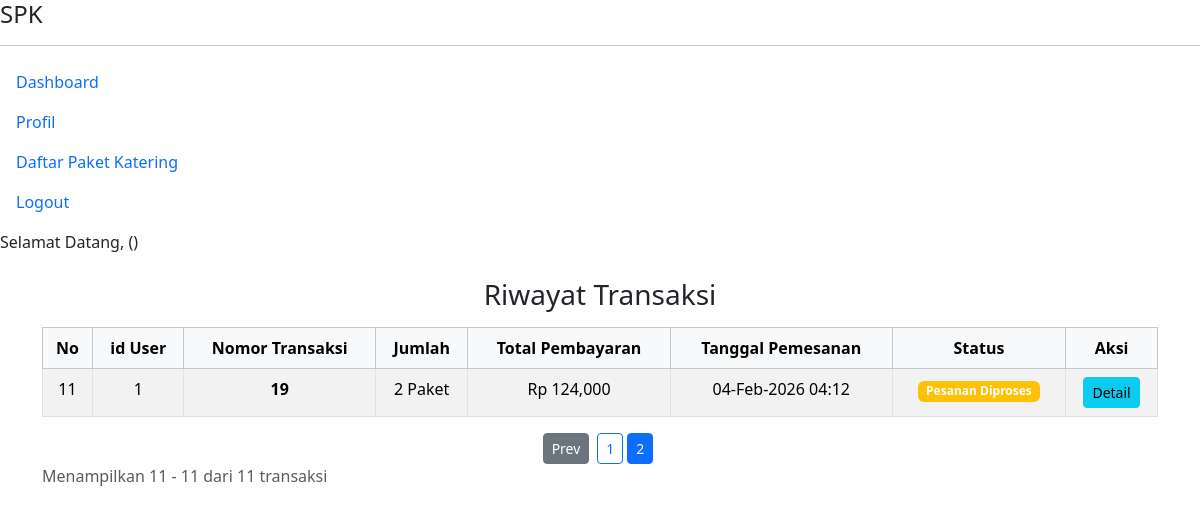
The app's page /pages/riwayat_pemesanan/riwayat_pemesanan_pemilik.php?page=riwayat_pemesanan_pemilik&p=2 with its own data.
### tables this page shows
CREATE TABLE `transaksi` (
  `id_transaksi` int(10) UNSIGNED NOT NULL,
  `id_user` int(11) NOT NULL,
  `total` decimal(12,2) NOT NULL,
  `tanggal` datetime NOT NULL,
  `status` enum('success','progress','pending','cancel') NOT NULL DEFAULT 'pending'
);

### pages/riwayat_pemesanan/riwayat_pemesanan_pemilik.php (the view, shortened to what this page needs)
<?php
require_once __DIR__ . '/../../pages/layouts/header.php';
require_once __DIR__ . '/../../koneksi.php';
$limit = 10;
$page = $_GET['p'] ?? 1;
$start = ($page - 1) * $limit;
$totalDataQuery = mysqli_query($koneksi, "SELECT COUNT(*) AS total FROM transaksi");
$totalData = mysqli_fetch_assoc($totalDataQuery)['total'];
$totalPage = ceil($totalData / $limit);
$riwayat = mysqli_query($koneksi, "
SELECT
    t.id_transaksi,
    t.id_user,
    t.total,
    t.tanggal,
    t.status,
    COUNT(d.id_detail_transaksi) AS jumlah_item
FROM transaksi t
LEFT JOIN detail_transaksi d ON t.id_transaksi = d.id_transaksi
GROUP BY t.id_transaksi
ORDER BY t.tanggal DESC
LIMIT $start, $limit
");
?>
<div class="container mt-4">
    <h3 class="text-center mb-3">Riwayat Transaksi</h3>
    <table class="table table-bordered table-striped text-center">
        <thead class="table-light">
            <tr>
                <th>No</th>
                <th>id User</th>
                <th>Nomor Transaksi</th>
                <th>Jumlah</th>
                <th>Total Pembayaran</th>
                <th>Tanggal Pemesanan</th>
                <th>Status</th>
                <th>Aksi</th>
            </tr>
        </thead>
        <tbody>
            <?php $no = $start + 1; ?>
            <?php if (mysqli_num_rows($riwayat) > 0): ?>
                <?php while ($data = mysqli_fetch_assoc($riwayat)): ?>
                    <tr>
                        <td><?= $no++ ?></td>
                        <td><?= $data['id_user'] ?></td>
                        <td>
                            <b><?= $data['id_transaksi'] ?></b>
                        </td>
                        <td>
                            <?= $data['jumlah_item'] ?> Paket
                        </td>
                        <td>Rp
                            <?= number_format($data['total']) ?>
                        </td>
                        <td>
                            <?= date('d-M-Y H:i', strtotime($data['tanggal'])) ?>
                        </td>
                        <td>
                            <?php
                            if ($data['status'] == 'success'):
                                echo '<span class="badge bg-success">Pemesanan Selesai</span>';
                            elseif ($data['status'] == 'progress'):
                                echo '<span class="badge bg-warning">Pesanan Diproses</span>';
                            elseif ($data['status'] == 'pending'):
                                echo '<span class="badge bg-secondary">Menunggu Pembayaran</span>';
                            elseif ($data['status'] == 'cancel'):
                                echo '<span class="badge bg-danger">Pemesanan Dibatalkan</span>';
                            endif;
                            ?>
                        </td>
                        <td>
                            <a href="index.php?page=detail_riwayat_pemesanan_pemilik&id_transaksi=<?= $data['id_transaksi'] ?>"
                                class="btn btn-info btn-sm">
                                Detail
                            </a>
                        </td>
                    </tr>
                <?php endwhile; ?>
            <?php else: ?>
                <tr>
                    <td colspan="7">Tidak ada riwayat pemesanan</td>
                </tr>
            <?php endif; ?>
        </tbody>
    </table>
    <div class="d-flex justify-content-center mt-3">
        <?php if ($page > 1): ?>
            <a href="?page=riwayat_pemesanan_pemilik&p=<?= $page - 1 ?>" class="btn btn-sm btn-secondary me-2">Prev</a>
        <?php endif; ?>
        <?php for ($i = 1; $i <= $totalPage; $i++): ?>
            <a href="?page=riwayat_pemesanan_pemilik&p=<?= $i ?>"
                class="btn btn-sm <?= ($i == $page ? 'btn-primary' : 'btn-outline-primary') ?> me-1">
                <?= $i ?>
            </a>
        <?php endfor; ?>
    </div>
    <p class="text-muted">
        Menampilkan
        <?= $start + 1 ?> -
        <?= min($start + $limit, $totalData) ?>
        dari
        <?= $totalData ?> transaksi
    </p>
</div>
<?php
require_once __DIR__ . '/../../pages/layouts/footer.php';
?>

### records on screen
transaksi: id_user "1", id_transaksi "19", jumlah_item "2", total "124,000", tanggal "04-Feb-2026 04:12", status "Pesanan Diproses"

### other values on screen
$start + 1 "11"
min($start + $limit, $totalData) "11"
$totalData "11"
